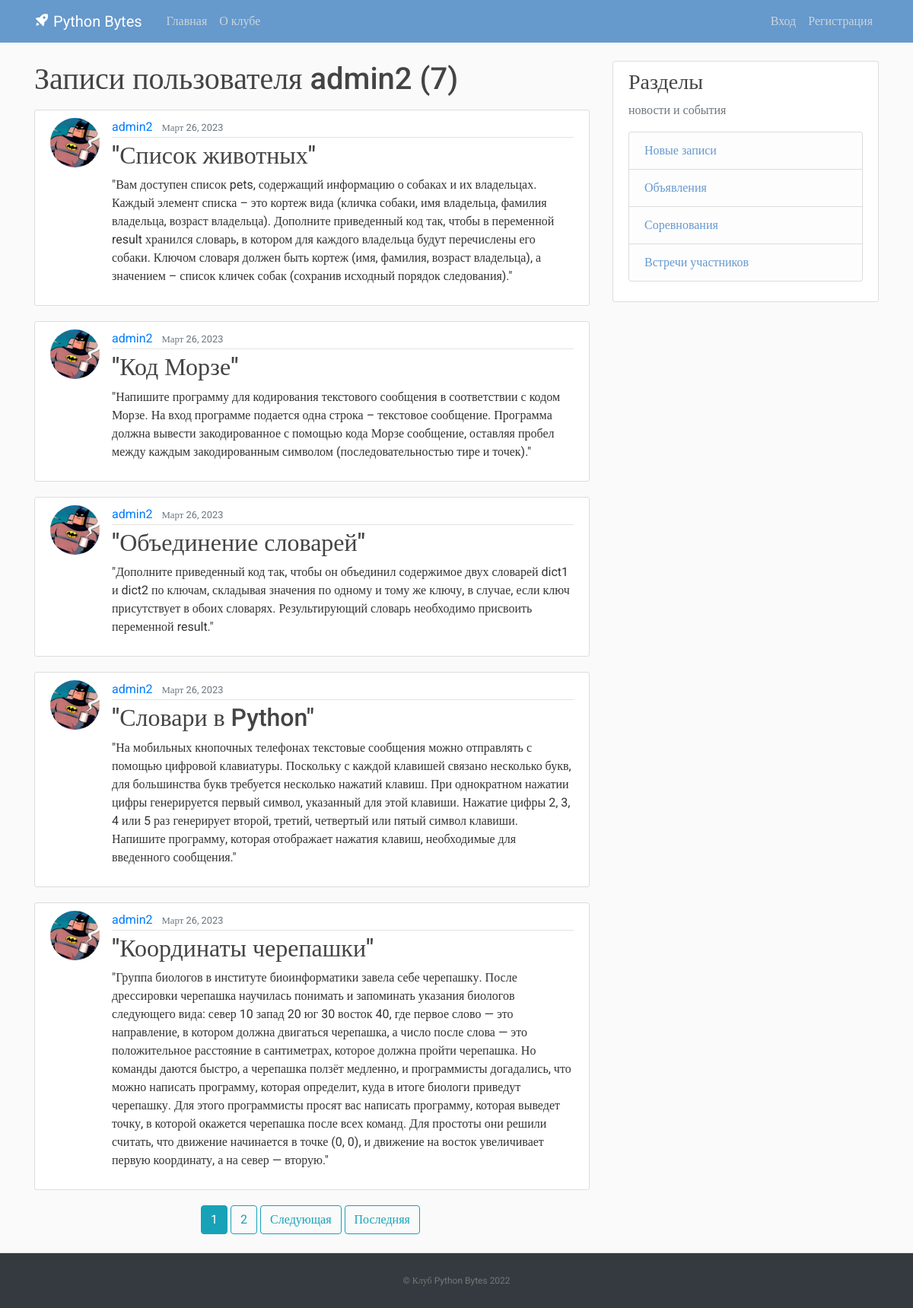
The page /user/admin2 on the database its author committed.
### blog/models.py (models this page shows, shortened)
class Post(models.Model):
    title = models.CharField(max_length=100)
    content = models.TextField()
    date_posted = models.DateTimeField(default=timezone.now)
    author = models.ForeignKey(User, on_delete=models.CASCADE)

### users/models.py (models this page shows, shortened)
class Profile(models.Model):
    user = models.OneToOneField(User, on_delete=models.CASCADE)
    image = models.ImageField(default='default.jpg', upload_to='profile_pics')

### blog/views.py (the view)
# urls.py: path('user/<str:username>', UserPostListView.as_view(), name='user-posts'),
class UserPostListView(ListView):
    model = Post
    template_name = 'blog/user_posts.html'
    context_object_name = 'posts'
    paginate_by = 5
    def get_queryset(self):
        user = get_object_or_404(User, username=self.kwargs.get('username'))
        return Post.objects.filter(author=user).order_by('-date_posted')

### blog/templates/blog/user_posts.html (shortened to what this page needs)
{% extends "blog/base.html" %}
{% block content %}
    <h1 class="mb-3">Записи пользователя {{ view.kwargs.username }} ({{ page_obj.paginator.count }})</h1>
    {% for post in posts %}
        <article class="media content-section">
          <img class="rounded-circle article-img" src="{{ post.author.profile.image.url }}">
          <div class="media-body">
            <div class="article-metadata">
              <a class="mr-2" href="{% url 'user-posts' post.author.username %}">{{ post.author }}</a>
              <small class="text-muted">{{ post.date_posted|date:"F d, Y" }}</small>
            </div>
            <h2><a class="article-title" href="{% url 'post-detail' post.id %}">{{ post.title }}</a></h2>
            <p class="article-content">{{ post.content }}</p>
          </div>
        </article>
    {% endfor %}
    <div class="pagination justify-content-center">
    {% if is_paginated %}
      {% for num in page_obj.paginator.page_range %}
        {% if page_obj.number == num %}
          <a class="btn btn-info mb-4 mr-1" href="?page={{ num }}">{{ num }}</a>
        {% elif num > page_obj.number|add:'-3' and num < page_obj.number|add:'3' %}
          <a class="btn btn-outline-info mb-4 mr-1" href="?page={{ num }}">{{ num }}</a>
        {% endif %}
      {% endfor %}
      {% if page_obj.has_next %}
        <a class="btn btn-outline-info mb-4 mr-1" href="?page={{ page_obj.next_page_number }}">Следующая</a>
        <a class="btn btn-outline-info mb-4 mr-1" href="?page={{ page_obj.paginator.num_pages }}">Последняя</a>
      {% endif %}
    {% endif %}
  </div>
{% endblock content %}

### blog/static/blog/main.css (style rules this page uses)
body, html { width:100%; height:100% }
body { margin:0; padding:0; background: #fafafa; color: #333333; margin-top: 5rem; font-family:Roboto; }
h1, h2, h3, h4, h5, h6 { color: #444444; }
.content-section { background: #ffffff; padding: 10px 20px; border: 1px solid #dddddd; border-radius: 3px; margin-bottom: 20px; }
.article-title { color: #444444; }
.article-content { white-space: pre-line; }
.article-img { height: 65px; width: 65px; margin-right: 16px; }
.article-metadata { padding-bottom: 1px; margin-bottom: 4px; border-bottom: 1px solid #e3e3e3 }

### rows shown on the page
Post: author.profile.image (placeholder picture), author "admin2", date_posted "Март 26, 2023", title "\"Список животных\"", content "\"Вам доступен список pets, содержащий информацию о собаках и их владельцах. Каждый элемент списка – это кортеж вида (кличка собаки, имя владельца, фамилия владельца, возраст владельца). Дополните приведенный код так, чтобы в переменной result хранился словарь, в котором для каждого владельца будут перечислены его собаки. Ключом словаря должен быть кортеж (имя, фамилия, возраст владельца), а значением – список кличек собак (сохранив исходный порядок следования).\""
Post: author.profile.image (placeholder picture), author "admin2", date_posted "Март 26, 2023", title "\"Код Морзе\"", content "\"Напишите программу для кодирования текстового сообщения в соответствии с кодом Морзе. На вход программе подается одна строка – текстовое сообщение. Программа должна вывести закодированное с помощью кода Морзе сообщение, оставляя пробел между каждым закодированным символом (последовательностью тире и точек).\""
Post: author.profile.image (placeholder picture), author "admin2", date_posted "Март 26, 2023", title "\"Объединение словарей\"", content "\"Дополните приведенный код так, чтобы он объединил содержимое двух словарей dict1 и dict2 по ключам, складывая значения по одному и тому же ключу, в случае, если ключ присутствует в обоих словарях. Результирующий словарь необходимо присвоить переменной result.\""
Post: author.profile.image (placeholder picture), author "admin2", date_posted "Март 26, 2023", title "\"Словари в Python\"", content "\"На мобильных кнопочных телефонах текстовые сообщения можно отправлять с помощью цифровой клавиатуры. Поскольку с каждой клавишей связано несколько букв, для большинства букв требуется несколько нажатий клавиш. При однократном нажатии цифры генерируется первый символ, указанный для этой клавиши. Нажатие цифры 2, 3, 4 или 5 раз генерирует второй, третий, четвертый или пятый символ клавиши. Напишите программу, которая отображает нажатия клавиш, необходимые для введенного сообщения.\""
Post: author.profile.image (placeholder picture), author "admin2", date_posted "Март 26, 2023", title "\"Координаты черепашки\"", content "\"Группа биологов в институте биоинформатики завела себе черепашку. После дрессировки черепашка научилась понимать и запоминать указания биологов следующего вида: север 10 запад 20 юг 30 восток 40, где первое слово — это направление, в котором должна двигаться черепашка, а число после слова — это положительное расстояние в сантиметрах, которое должна пройти черепашка. Но команды даются быстро, а черепашка ползёт медленно, и программисты догадались, что можно написать программу, которая определит, куда в итоге биологи приведут черепашку. Для этого программисты просят вас написать программу, которая выведет точку, в которой окажется черепашка после всех команд. Для простоты они решили считать,…"

### other values the page prints
{{ view.kwargs.username }} "admin2"
{{ page_obj.paginator.count }} "7"
{{ num }} "1"
{{ num }} "2"
